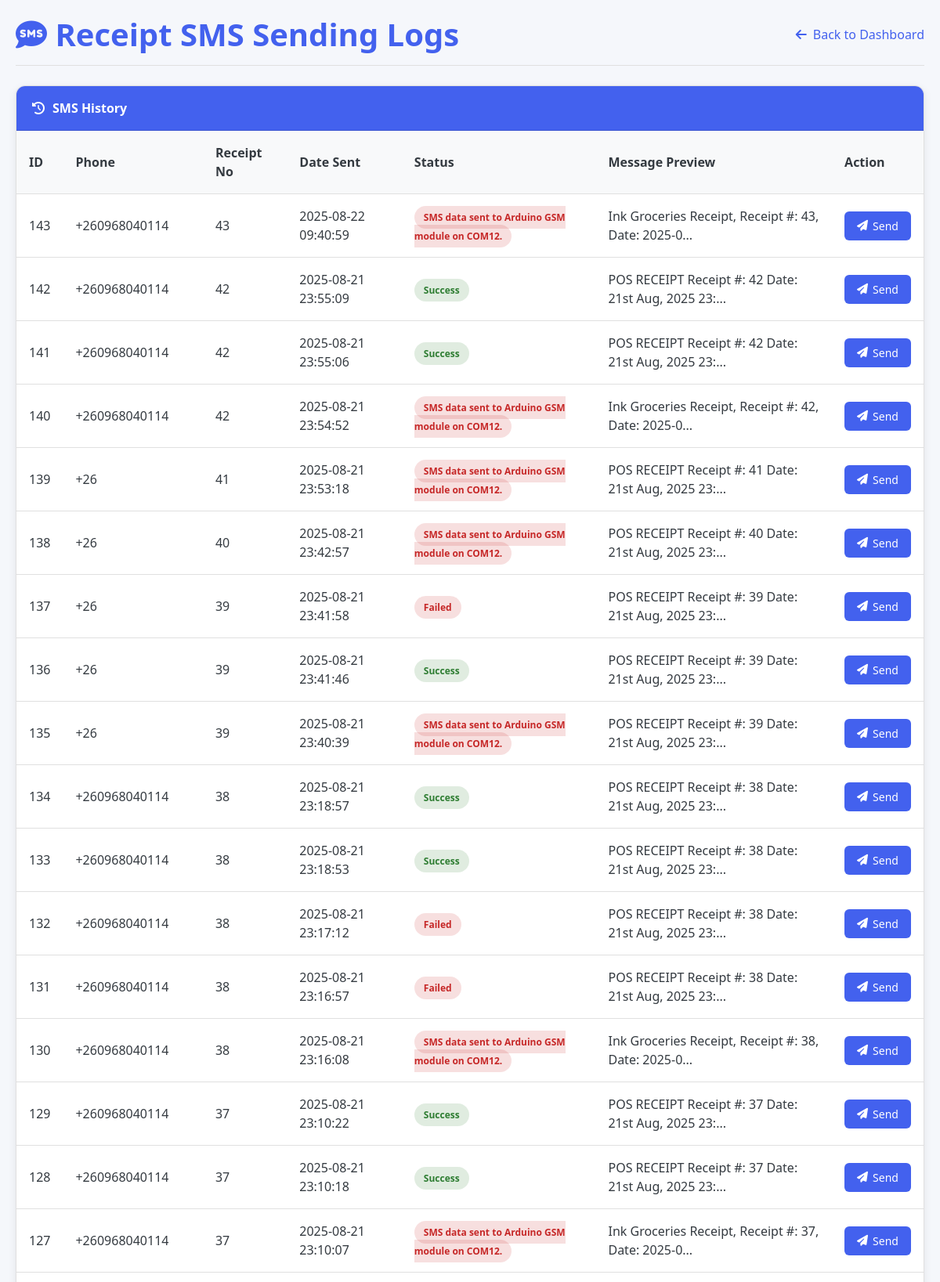
Screenshot of /receipt_debug.php (upper part) with the database file from the repository.
### tables this page shows
CREATE TABLE `sms_logs` (
  `id` int(11) NOT NULL,
  `phone` varchar(20) NOT NULL,
  `message` text NOT NULL,
  `receipt_no` varchar(50) NOT NULL,
  `date_sent` datetime NOT NULL,
  `response` text DEFAULT NULL
);

### app/core/database.php (called while the page is built, shortened)
<?php
class Database
{
    private function db_connect()
    {
        $DBHOST = "localhost";
        $DBNAME = "ink_pos";
        $DBUSER = "root";
        $DBPASS = "";
        $DBDRIVER = "mysql";
        try {
            $con = new PDO("$DBDRIVER:host=$DBHOST;dbname=$DBNAME", $DBUSER, $DBPASS);
            $con->setAttribute(PDO::ATTR_ERRMODE, PDO::ERRMODE_EXCEPTION);
        } catch (PDOException $e) {
            echo "Connection failed: " . $e->getMessage();
            return null;
        }
        return $con;
    }
    public function query($query, $data = array())
    {
        $con = $this->db_connect();
        $smt = $con->prepare($query);
        $check = $smt->execute($data);
        if ($check) {
            $result = $smt->fetchAll(PDO::FETCH_ASSOC);
            if (is_array($result) && count($result) > 0) {
                return $result;
            }
        }
        return false;
    }
}

### public/receipt_debug.php (the view, shortened to what this page needs)
<?php
$db = new Database();
$logs = $db->query("SELECT id, phone, receipt_no, date_sent, response, LEFT(message, 50) AS message_preview FROM sms_logs ORDER BY date_sent DESC");
?>
<!DOCTYPE html>
<html lang="en">
<head>
    <link href="assets/css/bootstrap.min.css" rel="stylesheet" />
    <link href="assets/css/main.css" rel="stylesheet" />
    <link rel="stylesheet" href="https://cdnjs.cloudflare.com/ajax/libs/font-awesome/6.4.0/css/all.min.css">
</head>
<body>
    <div class="page-header">
        <h1 class="page-title"><i class="fas fa-sms"></i> Receipt SMS Sending Logs</h1>
        <a href="index.php?pg=admin" class="back-link"><i class="fas fa-arrow-left"></i> Back to Dashboard</a>
    </div>
    <div class="card">
        <div class="card-header">
            <i class="fas fa-history"></i> SMS History
        </div>
        <div class="table-container">
            <table>
                <thead>
                    <tr>
                        <th>ID</th>
                        <th>Phone</th>
                        <th>Receipt No</th>
                        <th>Date Sent</th>
                        <th>Status</th>
                        <th>Message Preview</th>
                        <th>Action</th>
                    </tr>
                </thead>
                <tbody>
                    <?php if ($logs && count($logs) > 0): ?>
                        <?php foreach ($logs as $log): ?>
                            <tr>
                                <td><?= htmlspecialchars($log['id']) ?></td>
                                <td><?= htmlspecialchars($log['phone']) ?></td>
                                <td><?= htmlspecialchars($log['receipt_no']) ?></td>
                                <td><?= htmlspecialchars($log['date_sent']) ?></td>
                                <td>
                                    <span class="status-badge <?= strtolower($log['response']) === 'success' ? 'status-success' : 'status-failed' ?>">
                                        <?= htmlspecialchars($log['response']) ?>
                                    </span>
                                </td>
                                <td><?= htmlspecialchars($log['message_preview']) ?>...</td>
                                <td>
                                    <form method="POST" action="receipt_debug.php" onsubmit="return confirm('Resend this receipt SMS?');">
                                        <button type="submit" class="btn-resend"><i class="fas fa-paper-plane"></i> Send</button>
                                    </form>
                                </td>
                            </tr>
                        <?php endforeach; ?>
                    <?php endif; ?>
                </tbody>
            </table>
        </div>
    </div>
</body>
</html>

### public/assets/css/main.css (style rules this page uses)
body a { text-decoration: none; }

### public/receipt_debug.php (style rules this page uses)
:root { --primary: #4361ee; --success: #2E7D32; --danger: #C62828; --light-bg: #f8f9fa; --dark-text: #343a40; --border-radius: 12px; --box-shadow: 0 4px 12px rgba(0, 0, 0, 0.08); }
body { max-width: 1200px; margin: 0 auto; padding: 20px; font-family: 'Segoe UI', Tahoma, Geneva, Verdana, sans-serif; background-color: #f5f7fb; color: var(--dark-text); }
.page-header { display: flex; justify-content: space-between; align-items: center; margin-bottom: 25px; padding-bottom: 15px; border-bottom: 1px solid #e0e0e0; }
.page-title { font-weight: 700; color: var(--primary); margin: 0; }
.back-link { display: inline-flex; align-items: center; text-decoration: none; color: var(--primary); font-weight: 500; transition: all 0.2s; }
.back-link i { margin-right: 8px; }
.card { background: white; border-radius: var(--border-radius); box-shadow: var(--box-shadow); overflow: hidden; margin-bottom: 25px; }
.card-header { background-color: var(--primary); color: white; padding: 16px 20px; font-weight: 600; display: flex; align-items: center; }
.card-header i { margin-right: 10px; }
.table-container { overflow-x: auto; }
table { width: 100%; border-collapse: collapse; }
th, td { padding: 16px; text-align: left; border-bottom: 1px solid #e0e0e0; }
th { background-color: var(--light-bg); font-weight: 600; position: sticky; top: 0; }
.status-badge { padding: 6px 12px; border-radius: 20px; font-size: 12px; font-weight: 600; }
.status-success { background-color: rgba(46, 125, 50, 0.15); color: var(--success); }
.status-failed { background-color: rgba(198, 40, 40, 0.15); color: var(--danger); }
.btn-resend { background-color: var(--primary); color: white; border: none; padding: 8px 16px; border-radius: 6px; cursor: pointer; font-size: 14px; font-weight: 500; transition: all 0.2s; display: inline-flex; align-items: center; }
.btn-resend i { margin-right: 6px; }

### rows the page displays
sms_logs: id "143", phone "+260968040114", receipt_no "43", date_sent "2025-08-22 09:40:59", response "SMS data sent to Arduino GSM module on COM12.", message_preview "Ink Groceries Receipt, Receipt #: 43, Date: 2025-0"
sms_logs: id "142", phone "+260968040114", receipt_no "42", date_sent "2025-08-21 23:55:09", response "Success", message_preview "POS RECEIPT Receipt #: 42 Date: 21st Aug, 2025 23:"
sms_logs: id "141", phone "+260968040114", receipt_no "42", date_sent "2025-08-21 23:55:06", response "Success", message_preview "POS RECEIPT Receipt #: 42 Date: 21st Aug, 2025 23:"
sms_logs: id "140", phone "+260968040114", receipt_no "42", date_sent "2025-08-21 23:54:52", response "SMS data sent to Arduino GSM module on COM12.", message_preview "Ink Groceries Receipt, Receipt #: 42, Date: 2025-0"
sms_logs: id "139", phone "+26", receipt_no "41", date_sent "2025-08-21 23:53:18", response "SMS data sent to Arduino GSM module on COM12.", message_preview "POS RECEIPT Receipt #: 41 Date: 21st Aug, 2025 23:"
sms_logs: id "138", phone "+26", receipt_no "40", date_sent "2025-08-21 23:42:57", response "SMS data sent to Arduino GSM module on COM12.", message_preview "POS RECEIPT Receipt #: 40 Date: 21st Aug, 2025 23:"
sms_logs: id "137", phone "+26", receipt_no "39", date_sent "2025-08-21 23:41:58", response "Failed", message_preview "POS RECEIPT Receipt #: 39 Date: 21st Aug, 2025 23:"
sms_logs: id "136", phone "+26", receipt_no "39", date_sent "2025-08-21 23:41:46", response "Success", message_preview "POS RECEIPT Receipt #: 39 Date: 21st Aug, 2025 23:"
sms_logs: id "135", phone "+26", receipt_no "39", date_sent "2025-08-21 23:40:39", response "SMS data sent to Arduino GSM module on COM12.", message_preview "POS RECEIPT Receipt #: 39 Date: 21st Aug, 2025 23:"
sms_logs: id "134", phone "+260968040114", receipt_no "38", date_sent "2025-08-21 23:18:57", response "Success", message_preview "POS RECEIPT Receipt #: 38 Date: 21st Aug, 2025 23:"
sms_logs: id "133", phone "+260968040114", receipt_no "38", date_sent "2025-08-21 23:18:53", response "Success", message_preview "POS RECEIPT Receipt #: 38 Date: 21st Aug, 2025 23:"
sms_logs: id "132", phone "+260968040114", receipt_no "38", date_sent "2025-08-21 23:17:12", response "Failed", message_preview "POS RECEIPT Receipt #: 38 Date: 21st Aug, 2025 23:"
sms_logs: id "131", phone "+260968040114", receipt_no "38", date_sent "2025-08-21 23:16:57", response "Failed", message_preview "POS RECEIPT Receipt #: 38 Date: 21st Aug, 2025 23:"
sms_logs: id "130", phone "+260968040114", receipt_no "38", date_sent "2025-08-21 23:16:08", response "SMS data sent to Arduino GSM module on COM12.", message_preview "Ink Groceries Receipt, Receipt #: 38, Date: 2025-0"
sms_logs: id "129", phone "+260968040114", receipt_no "37", date_sent "2025-08-21 23:10:22", response "Success", message_preview "POS RECEIPT Receipt #: 37 Date: 21st Aug, 2025 23:"
sms_logs: id "128", phone "+260968040114", receipt_no "37", date_sent "2025-08-21 23:10:18", response "Success", message_preview "POS RECEIPT Receipt #: 37 Date: 21st Aug, 2025 23:"
sms_logs: id "127", phone "+260968040114", receipt_no "37", date_sent "2025-08-21 23:10:07", response "SMS data sent to Arduino GSM module on COM12.", message_preview "Ink Groceries Receipt, Receipt #: 37, Date: 2025-0"
